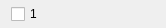
<?xml version="1.0" encoding="UTF-8"?>
<ui version="4.0">
 <class>MCheckBox</class>
 <widget class="QWidget" name="MCheckBox">
  <property name="geometry">
   <rect>
    <x>0</x>
    <y>0</y>
    <width>166</width>
    <height>28</height>
   </rect>
  </property>
  <property name="windowTitle">
   <string>Form</string>
  </property>
  <layout class="QHBoxLayout" name="horizontalLayout" stretch="0,1,0,6">
   <property name="topMargin">
    <number>0</number>
   </property>
   <property name="bottomMargin">
    <number>0</number>
   </property>
   <item>
    <widget class="QCheckBox" name="checkBox">
     <property name="text">
      <string>1</string>
     </property>
    </widget>
   </item>
   <item>
    <widget class="QLabel" name="iconLabel">
     <property name="minimumSize">
      <size>
       <width>20</width>
       <height>10</height>
      </size>
     </property>
     <property name="text">
      <string/>
     </property>
    </widget>
   </item>
   <item>
    <widget class="QLabel" name="textLabel">
     <property name="text">
      <string/>
     </property>
    </widget>
   </item>
   <item>
    <spacer name="horizontalSpacer">
     <property name="orientation">
      <enum>Qt::Horizontal</enum>
     </property>
     <property name="sizeHint" stdset="0">
      <size>
       <width>40</width>
       <height>20</height>
      </size>
     </property>
    </spacer>
   </item>
  </layout>
 </widget>
 <resources/>
 <connections/>
</ui>
